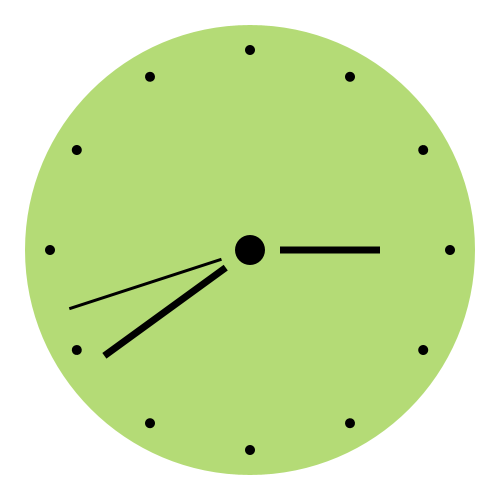
Frame 1 (no input)
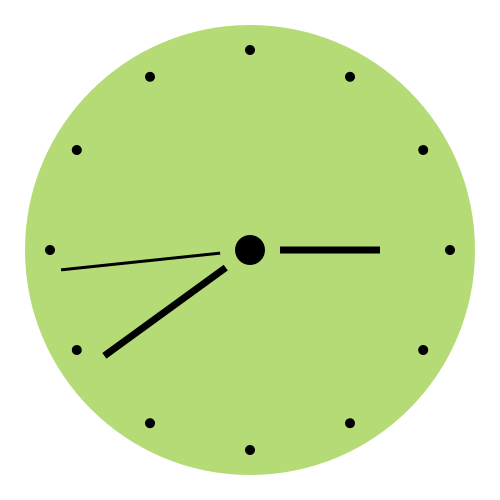
Frame 60 (the mouse pressed at the canvas centre just before this capture)
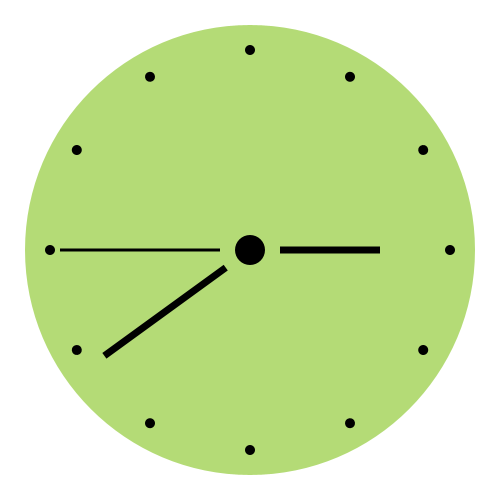
Frame 120 (the mouse held since frame 60 and released just before this capture)

The Processing sketch that drew these frames (run headless with seeded random() and noise(); from frame 60 on, the mouse is pressed at the canvas centre):

// Processing sketch: processing_120584
// ── processing_120584.pde

void setup()
{
  size(500, 500);
}
void draw()
{
  background(255);
  
  fill(180, 219, 118);
  noStroke();
  ellipse(width/2, height/2, 450, 450);
  
  fill(0);
  noStroke();
  ellipse(width/2, height/2, 30, 30);
    
  translate(width/2, height/2);
  
  float sec = map(second(), 0, 60, 0, 360);
  println(sec);
  
  pushMatrix();
  rotate(radians(sec)); // Um i rotieren
  translate(0, -190); // Um Radius verschieben
  fill(0);
  noStroke();
  rect(-1.5, 0, 3, 160);
  popMatrix();
  
  float min = map(minute(), 0, 60, 0, 360);
  println(min);
  
  pushMatrix();
  rotate(radians(min)); // Um i rotieren
  translate(0, -180); // Um Radius verschieben
  fill(0);
  noStroke();
  rect(-3.5, 0, 7, 150);
  popMatrix();
  
  float h = map(hour(), 0, 12, 0, 360);

  
  pushMatrix();
  rotate(radians(h)); // Um i rotieren
  translate(0, -130); // Um Radius verschieben
  fill(0);
  noStroke();
  rect(-3.5, 0, 7, 100);
  popMatrix();
  
  translate(0, 0); // In die Mitte springen
  for (int i=0; i<360; i+=30) { // 360 Grad in 30° Schritten
  pushMatrix();
  rotate(radians(i)); // Um i rotieren
  translate(0, -200); // Um Radius verschieben
  ellipse(0, 0, 10, 10);
  popMatrix();
  }

  
 
}
